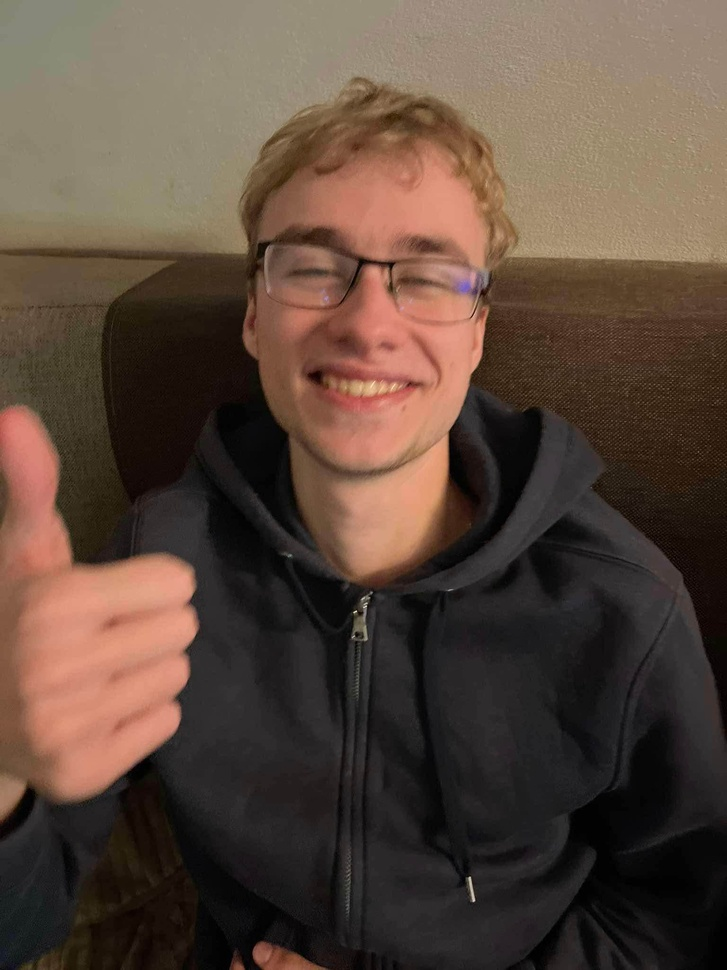
#> input picture syfxd/real.jpg, 727 x 970 px, shrunk from 1536 x 2048 before the run
$ python -i extract.py   (imports and definitions only)   (older library calls are emulated)
#> lines starting #> are read from the running program, lines starting #| are printed output that depends on the picture
# extractor.py
import numpy as np
import cv2
from skimage.feature import local_binary_pattern
from scipy.fft import fft2, fftshift
from numpy.linalg import eig

# ------------------------------------
# 1. Luminance
# ------------------------------------
def rgb_to_luminance(img):
    return (
        0.2126 * img[:, :, 2] +
        0.7152 * img[:, :, 1] +
        0.0722 * img[:, :, 0]
    ).astype(np.float32)


# ------------------------------------
# 2. Gradient PCA
# ------------------------------------
def gradient_pca_features(lum):
    Gx = cv2.Sobel(lum, cv2.CV_32F, 1, 0, ksize=3)
    Gy = cv2.Sobel(lum, cv2.CV_32F, 0, 1, ksize=3)

    # NORMALIZACJA ROZMYĆ (bardzo ważne)
    scale = np.mean(np.abs(Gx)) + np.mean(np.abs(Gy)) + 1e-6
    Gx /= scale
    Gy /= scale

    M = np.stack([Gx.flatten(), Gy.flatten()], axis=1)
    C = (M.T @ M) / M.shape[0]

    vals, _ = eig(C)
    vals = np.sort(vals)[::-1]
    λ1, λ2 = vals

    rho = λ1 / (λ2 + 1e-9)
    E = λ1 + λ2
    kappa = ((λ1 - λ2) / (λ1 + λ2 + 1e-9))**2

    return rho, E, kappa


# ------------------------------------
# 3. Frequency domain (FFT)
# ------------------------------------
def frequency_features(lum):
    F = fftshift(fft2(lum))
    P = np.abs(F) ** 2

    H, W = lum.shape
    cy, cx = H // 2, W // 2
    yy, xx = np.indices((H, W))
    r = np.sqrt((yy - cy) ** 2 + (xx - cx) ** 2).astype(np.int32)

    radial = []
    for ri in range(int(r.max())):
        mask = (r == ri)
        if mask.any():
            radial.append(P[mask].mean())
    radial = np.array(radial)

    # slope
    x = np.arange(1, len(radial))
    y = radial[1:]
    slope = -np.polyfit(np.log(x), np.log(y + 1e-9), 1)[0]

    # high freq ratio (top 25%)
    split = int(len(radial) * 0.75)
    hf = radial[split:].sum() / (radial.sum() + 1e-9)

    return slope, hf


# ------------------------------------
# 4. LBP
# ------------------------------------
def lbp_features(lum):
    lbp = local_binary_pattern(lum, P=8, R=1, method="uniform")
    hist, _ = np.histogram(lbp, bins=np.arange(60), density=True)
    return float(np.max(hist))


# ------------------------------------
# 5. Blur metric
# ------------------------------------
def blur_metric(lum):
    return float(cv2.Laplacian(lum, cv2.CV_64F).var())


# ------------------------------------
# 6. Full feature extractor
# ------------------------------------
def extract_features(path):
#> called with path = 'real.jpg'
    img = cv2.imread(path)
#> img is the input picture: shape (970, 727, 3); mean B, G, R 59.8, 71.6, 89.9
    if img is None:
        raise ValueError(f"Cannot read image {path}")

    lum = rgb_to_luminance(img)
#> in rgb_to_luminance, `return ( 0.2126 * img[:, :, 2] + 0.7152 * img[:, :, 1] + 0.0722 * img[..`:
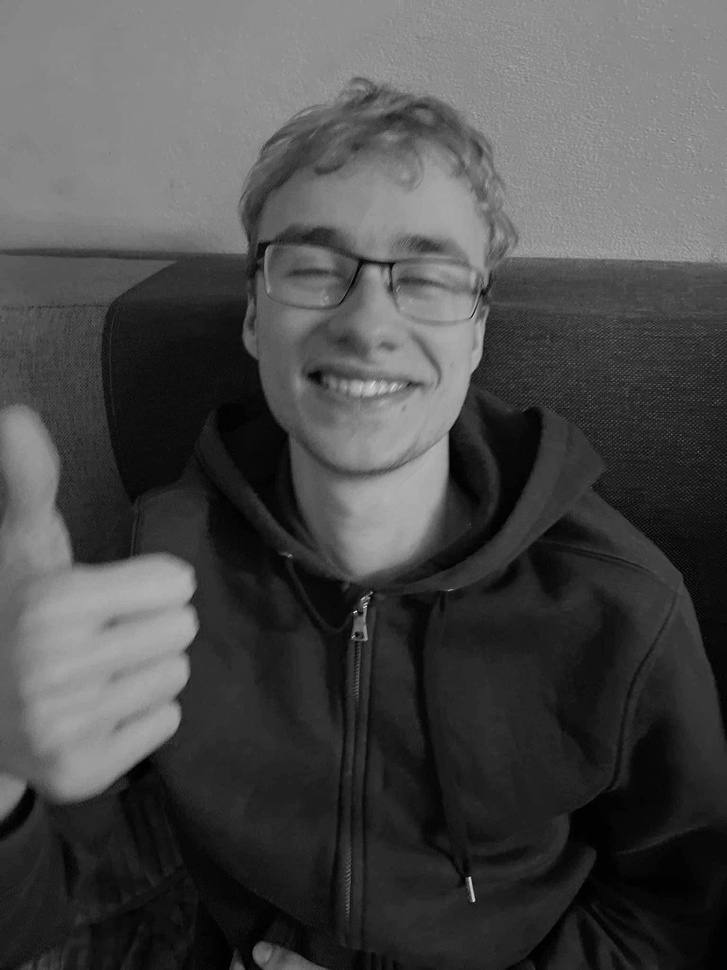
#> returned value: shape (970, 727) float32; min 0, max 226.1, mean 74.6

    rho, E, kappa = gradient_pca_features(lum)
#> in gradient_pca_features, `Gx = cv2.Sobel(lum, cv2.CV_32F, 1, 0, ksize=3)`:
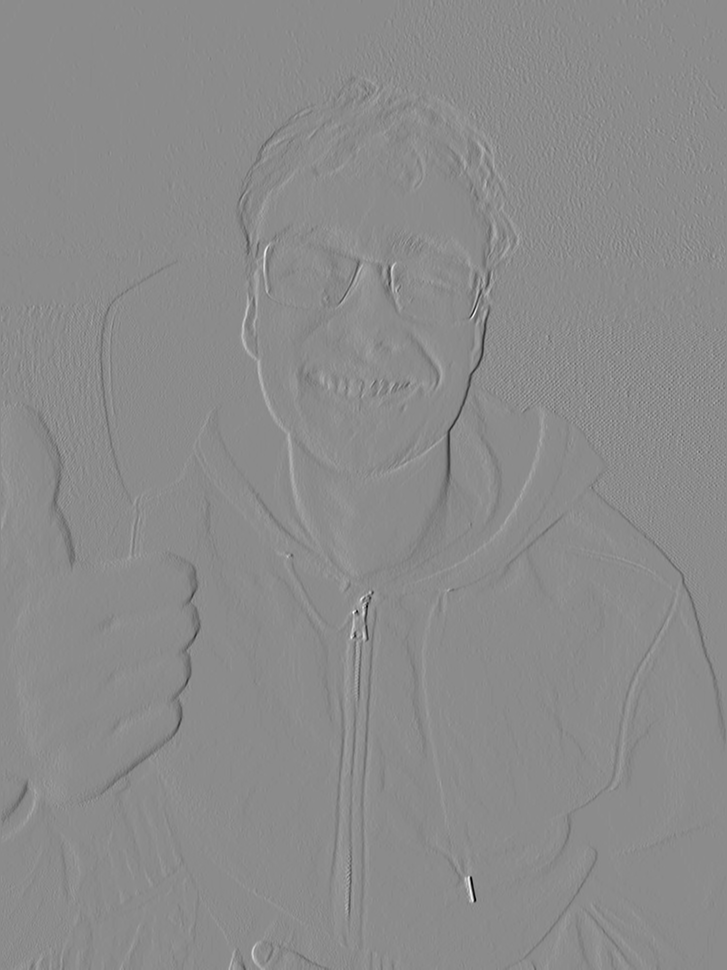
#> Gx: shape (970, 727) float32; min -669.3, max 554.5, mean -0.4; drawn with min black and max white
#> in gradient_pca_features, `Gy = cv2.Sobel(lum, cv2.CV_32F, 0, 1, ksize=3)`:
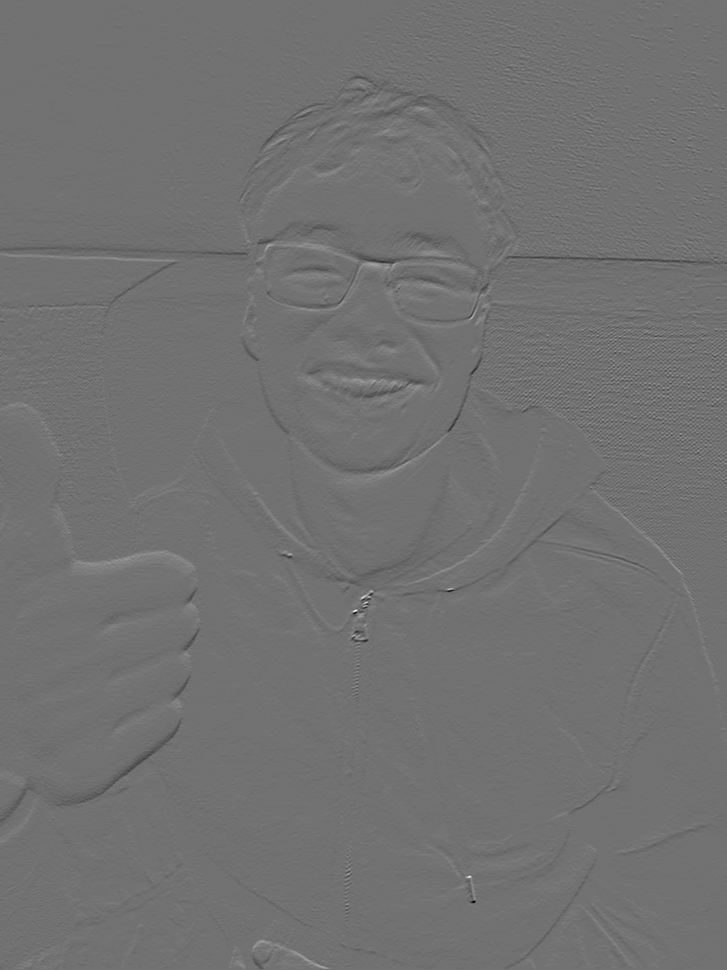
#> Gy: shape (970, 727) float32; min -548.4, max 677.6, mean -0.9; drawn with min black and max white
#> in gradient_pca_features, `scale = np.mean(np.abs(Gx)) + np.mean(np.abs(Gy)) + 1e-6`: scale = 25.79
#> in gradient_pca_features, `M = np.stack([Gx.flatten(), Gy.flatten()], axis=1)`: M = 705190 pairs, first value -25.95 to 21.5, second value -21.27 to 26.27
#> in gradient_pca_features, `C = (M.T @ M) / M.shape[0]`: C = [[1.01, 0.0986], [0.0986, 0.783]]
#> in gradient_pca_features, `vals, _ = eig(C)`: vals = [1.05, 0.747]
#> in gradient_pca_features, `λ1, λ2 = vals`: λ1 = 1.05; λ2 = 0.747
#> in gradient_pca_features, `rho = λ1 / (λ2 + 1e-9)`: rho = 1.41
#> in gradient_pca_features, `E = λ1 + λ2`: E = 1.8
#> in gradient_pca_features, `kappa = ((λ1 - λ2) / (λ1 + λ2 + 1e-9))**2`: kappa = 0.0284
#> rho = 1.41; E = 1.8; kappa = 0.0284
    slope, hf = frequency_features(lum)
#> after the loop in frequency_features, `for ri in range(int(r.max())):`: radial = 605 values, max 2.77e+15 at index 0, min 127213.8 at index 603, mean 4.74e+12
#> in frequency_features, `x = np.arange(1, len(radial))`: x = 604 values from 1 to 604
#> in frequency_features, `y = radial[1:]`: y = 604 values, max 5.37e+13 at index 0, min 127213.8 at index 602, mean 1.63e+11
#> in frequency_features, `slope = -np.polyfit(np.log(x), np.log(y + 1e-9), 1)[0]`: slope = 2.98
#> in frequency_features, `split = int(len(radial) * 0.75)`: split = 453
#> in frequency_features, `hf = radial[split:].sum() / (radial.sum() + 1e-9)`: hf = 7.48e-08
#> slope = 2.98; hf = 7.48e-08
    lbp = lbp_features(lum)
#> in lbp_features, `lbp = local_binary_pattern(lum, P=8, R=1, method="uniform")`:
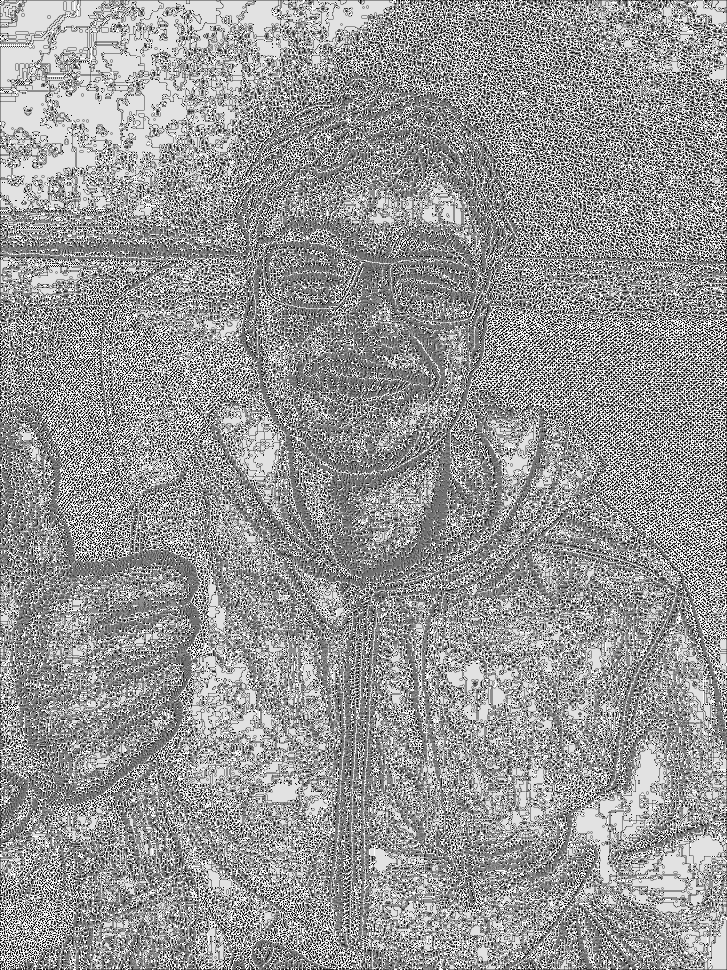
#> lbp: shape (970, 727) float64; min 0, max 9, mean 5.34; drawn with min black and max white
#> in lbp_features, `hist, _ = np.histogram(lbp, bins=np.arange(60), density=True)`: hist = 59 values, max 0.185 at index 8, min 0 at index 10, mean 0.0169
#> lbp = 0.185
    blur = blur_metric(lum)

    return np.array([rho, E, kappa, slope, hf, lbp, blur], dtype=np.float32)

#> (the run stopped early here; a loop or call above may not have finished)

$ run again, on syfxd/easy.png
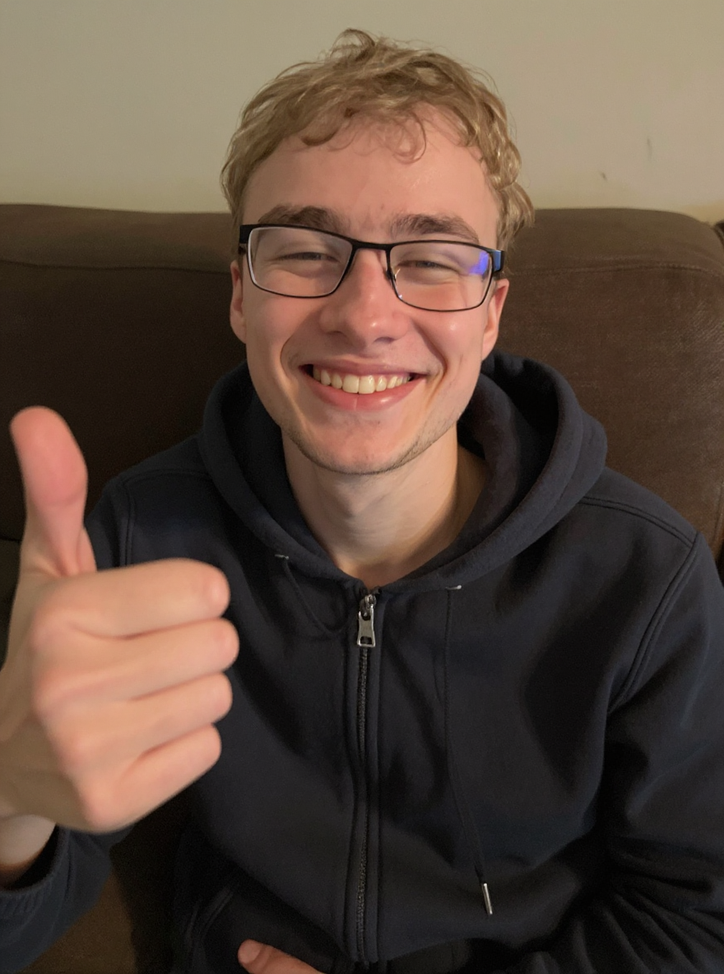
#> input picture syfxd/easy.png, 724 x 974 px, shrunk from 880 x 1184 before the run
#> in extract_features, img is the input picture: shape (974, 724, 3); mean B, G, R 60.7, 72.7, 91
#> in gradient_pca_features, `Gy = cv2.Sobel(lum, cv2.CV_32F, 0, 1, ksize=3)`:
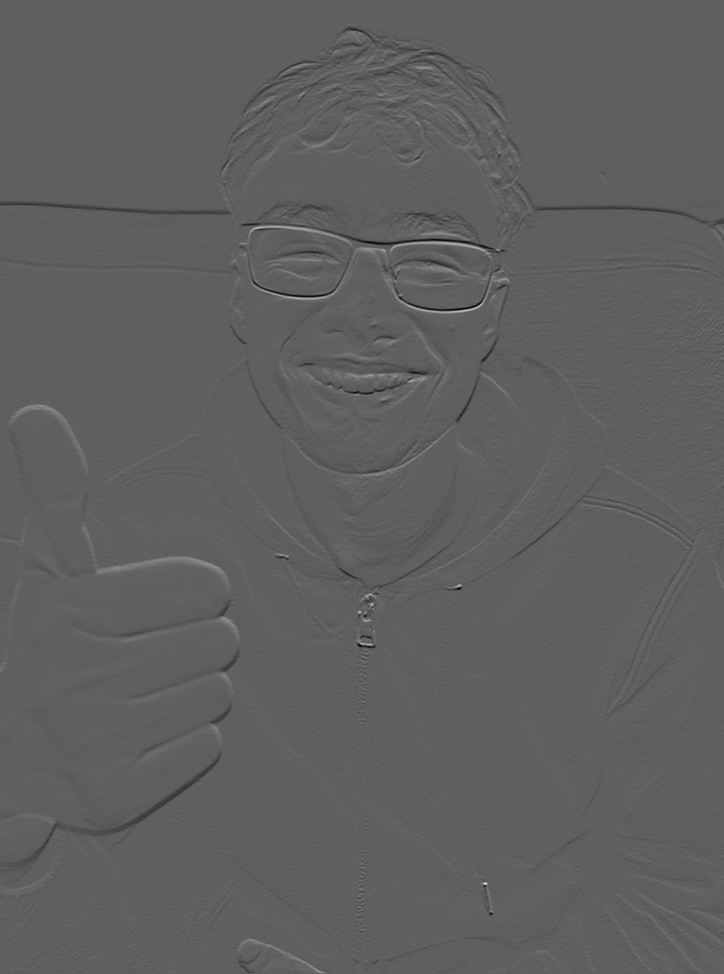
#> Gy: shape (974, 724) float32; min -483.8, max 802.8, mean -1.1; drawn with min black and max white
#> scale = 24.81
#> M = 705176 pairs, first value -31.4 to 29.64, second value -19.5 to 32.36
#> C = [[1.4, 0.0398], [0.0398, 1.18]]
#> vals = [1.4, 1.17]
#> λ1 = 1.4; λ2 = 1.17
#> in gradient_pca_features, `rho = λ1 / (λ2 + 1e-9)`: rho = 1.2
#> in gradient_pca_features, `E = λ1 + λ2`: E = 2.57
#> in gradient_pca_features, `kappa = ((λ1 - λ2) / (λ1 + λ2 + 1e-9))**2`: kappa = 0.00806
#> in extract_features, `rho, E, kappa = gradient_pca_features(lum)`: rho = 1.2; E = 2.57; kappa = 0.00806
#> after the loop in frequency_features, `for ri in range(int(r.max())):`: radial = 606 values, max 2.85e+15 at index 0, min 79679.8 at index 603, mean 4.89e+12
#> x = 605 values from 1 to 605
#> y = 605 values, max 5.94e+13 at index 0, min 79679.8 at index 602, mean 1.86e+11
#> in frequency_features, `slope = -np.polyfit(np.log(x), np.log(y + 1e-9), 1)[0]`: slope = 3.37
#> split = 454
#> in frequency_features, `hf = radial[split:].sum() / (radial.sum() + 1e-9)`: hf = 4.57e-08
#> in extract_features, `slope, hf = frequency_features(lum)`: slope = 3.37; hf = 4.57e-08
#> in lbp_features, `lbp = local_binary_pattern(lum, P=8, R=1, method="uniform")`:
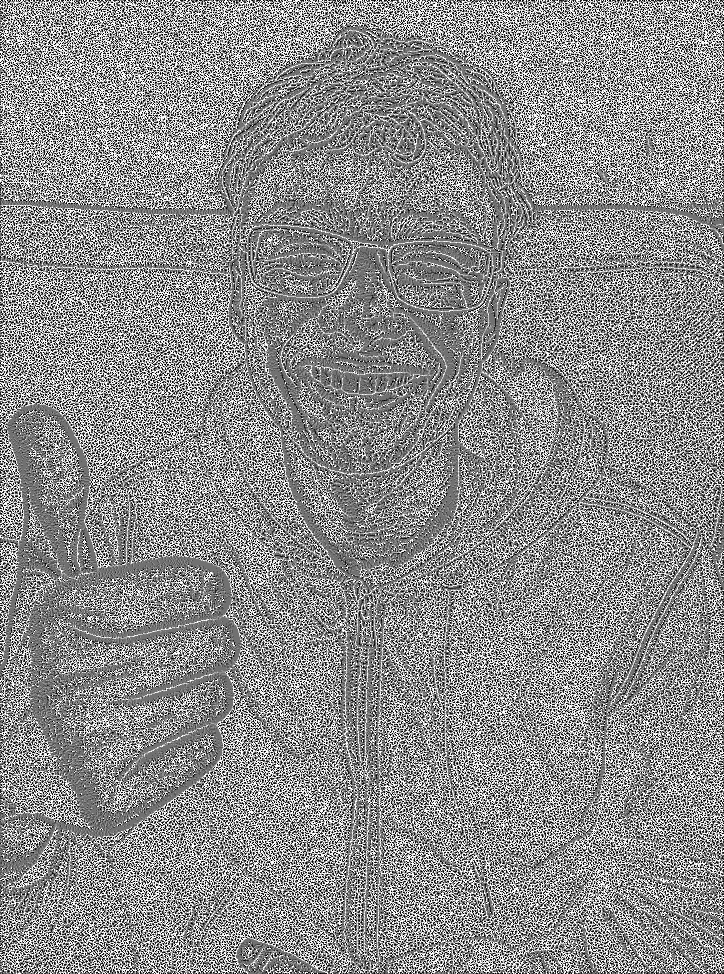
#> lbp: shape (974, 724) float64; min 0, max 9, mean 4.95; drawn with min black and max white
#> hist = 59 values, max 0.168 at index 9, min 0 at index 10, mean 0.0169
#> in extract_features, `lbp = lbp_features(lum)`: lbp = 0.168
